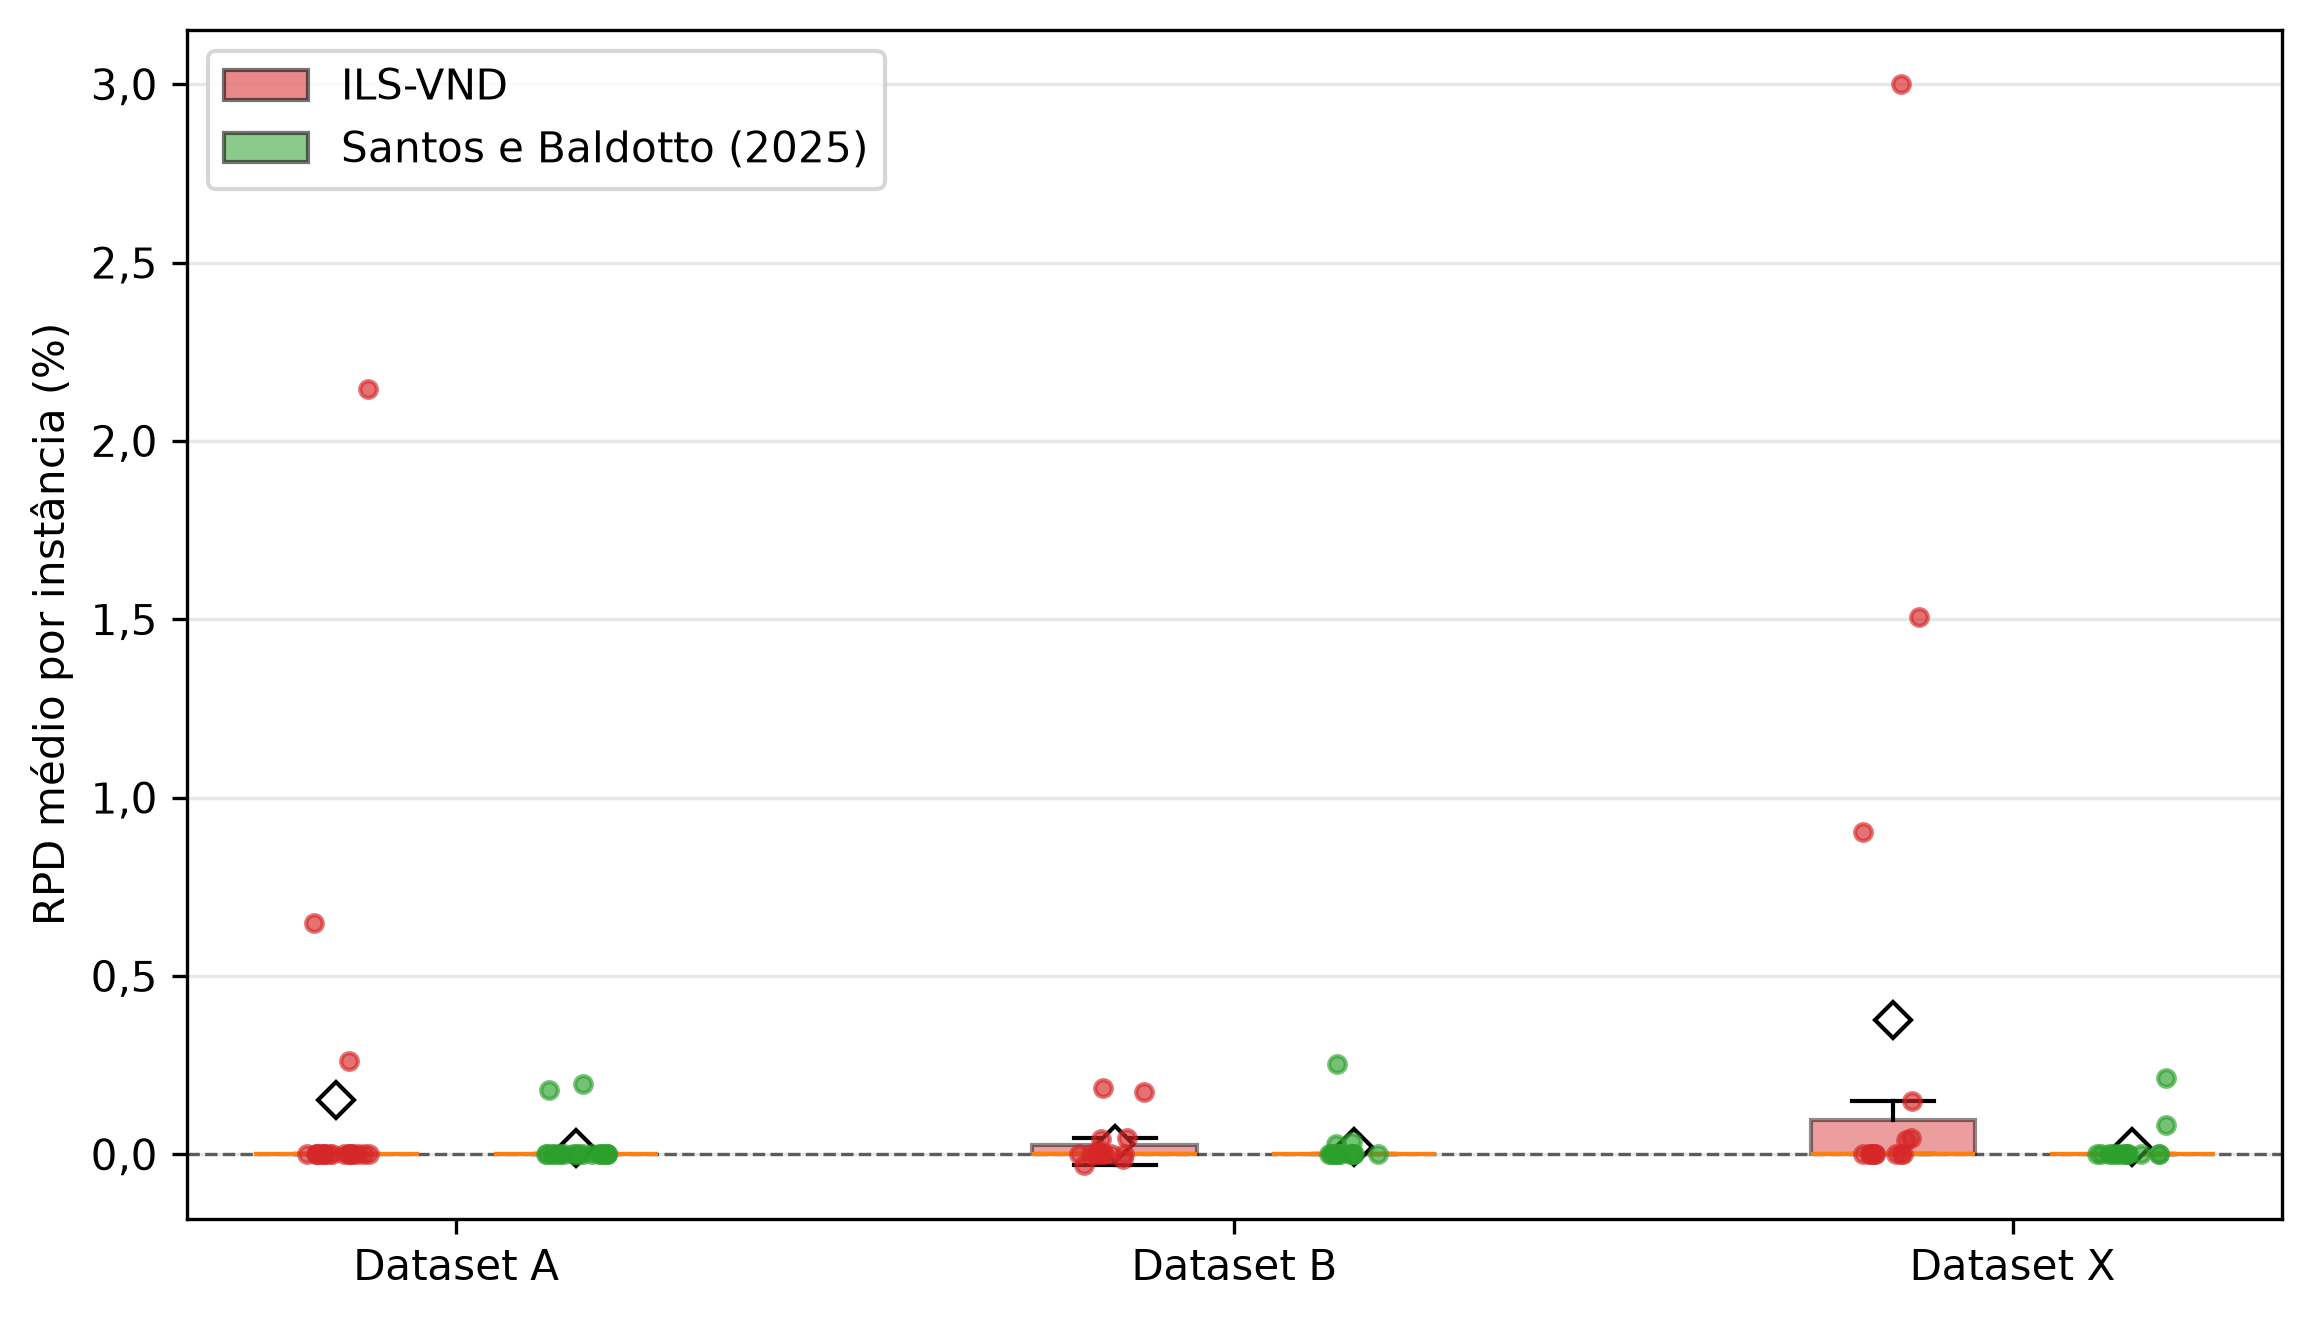

This figure's Python source:
"""Figura 8 do texto (boxplot_metaheuristicas), mesmo código de
pfc2/notebooks/resultados/figuras_texto_tcc.ipynb, com rótulos "Dataset A/B/X".

Uso: pfc2/.venv/bin/python Slide/Fig/boxplot_metaheuristicas.py <raiz do pfc2>
"""
import sys
from pathlib import Path
import numpy as np
import pandas as pd
import matplotlib
matplotlib.use("Agg")
import matplotlib.pyplot as plt
import matplotlib.patches as mpatches

ROOT = Path(sys.argv[1])
RESULTS = ROOT / "project" / "results"
BEST_CSV = ROOT / "best_solutions" / "best_objectives.csv"
OUT = Path(__file__).with_suffix("")

ALGOS = {"ils_vnd_all": "ILS-VND", "andre_feijo_all": "Santos e Baldotto (2025)"}
COR = {"ILS-VND": "#d62728", "Santos e Baldotto (2025)": "#2ca02c"}
RNG_SEED = 12345


def vrg(s):
    return str(s).replace(".", ",")


frames = []
for folder, label in ALGOS.items():
    for ds in "abx":
        for f in sorted((RESULTS / folder / ds).glob("instance_*.csv")):
            d = pd.read_csv(f, usecols=["status", "objective"])
            d["algo"], d["dataset"], d["instance"] = label, ds, f.stem + ".txt"
            frames.append(d)
raw = pd.concat(frames, ignore_index=True)
best = pd.read_csv(BEST_CSV).rename(columns={"best_objective": "best"})
raw = raw.merge(best, on=["dataset", "instance"], how="left")
assert (raw["status"] == "feasible").all() and raw["best"].notna().all()
raw["rpd"] = (raw["best"] - raw["objective"]) / raw["best"] * 100.0
agg = raw.groupby(["dataset", "instance", "algo"], as_index=False).agg(rpd=("rpd", "mean"), n=("rpd", "size"))
assert (agg["n"] == 30).all() and len(agg) == 100
RPD = agg.pivot(index=["dataset", "instance"], columns="algo", values="rpd")
ds_idx = RPD.index.get_level_values("dataset")

with plt.style.context("default"):
    rng_j = np.random.default_rng(RNG_SEED)
    fig, ax = plt.subplots(figsize=(7.8, 4.5))
    dados, cores, xpos, xlab = [], [], [], []
    for k, d in enumerate("abx"):
        sel = ds_idx == d
        p1, p2 = k * 2.6 + 1.0, k * 2.6 + 1.8
        xpos.append((p1 + p2) / 2.0)
        xlab.append(f"Dataset {d.upper()}")
        for p, a in [(p1, "ILS-VND"), (p2, "Santos e Baldotto (2025)")]:
            vals = RPD.loc[sel, a].values
            dados.append(vals); cores.append(COR[a])
            ax.scatter(p + rng_j.uniform(-0.12, 0.12, len(vals)), vals, s=16, color=COR[a], alpha=0.65, zorder=3)
    positions = [k * 2.6 + o for k in range(3) for o in (1.0, 1.8)]
    bp = ax.boxplot(
        dados, positions=positions, widths=0.55, patch_artist=True, showmeans=True, showfliers=False,
        meanprops=dict(marker="D", markerfacecolor="white", markeredgecolor="k", markersize=6),
    )
    for patch, c in zip(bp["boxes"], cores):
        patch.set_facecolor(c)
        patch.set_alpha(0.45)
    ax.axhline(0, color="k", lw=0.8, ls="--", alpha=0.6)
    ax.set_xticks(xpos)
    ax.set_xticklabels(xlab)
    ax.set_ylabel("RPD médio por instância (%)")
    ax.grid(alpha=0.3, axis="y")
    ax.yaxis.set_major_formatter(plt.FuncFormatter(lambda y, _: vrg(f"{y:.1f}")))
    handles = [mpatches.Patch(facecolor=COR[a], edgecolor="k", alpha=0.55, label=a) for a in COR]
    ax.legend(handles=handles, loc="upper left", frameon=True)
    fig.tight_layout()
    for ext in ("pdf", "png"):
        fig.savefig(OUT.with_suffix(f".{ext}"), dpi=300, bbox_inches="tight", facecolor="white")

print(RPD.groupby(level="dataset").agg(["mean", "median"]).round(3))
